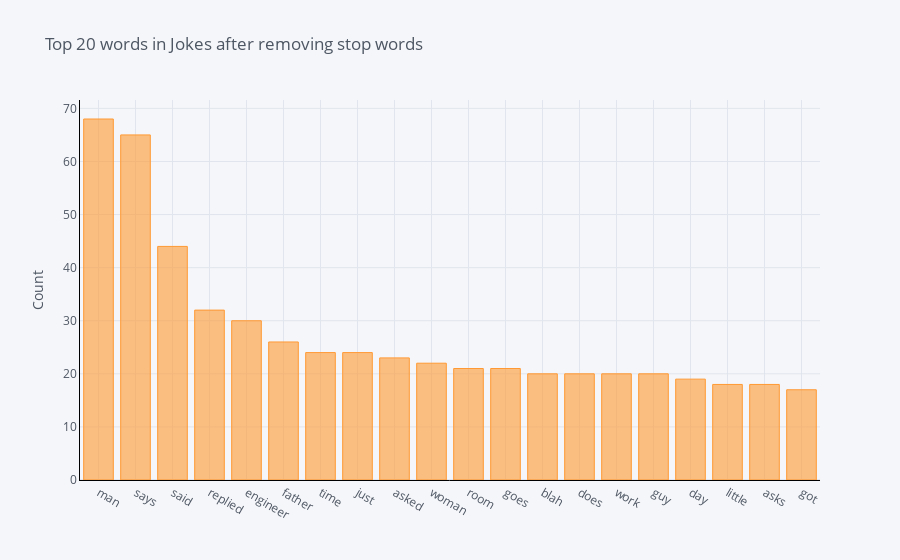

Notebook source saved alongside this figure:
### Code cell
configure_plotly_browser_state()


def get_top_n_words(corpus, n=None):
    vec = CountVectorizer(stop_words = 'english').fit(corpus)
    bag_of_words = vec.transform(corpus)
    sum_words = bag_of_words.sum(axis=0) 
    words_freq = [(word, sum_words[0, idx]) for word, idx in vec.vocabulary_.items()]
    words_freq =sorted(words_freq, key = lambda x: x[1], reverse=True)
    return words_freq[:n]
common_words = get_top_n_words(jokes['jokeText'], 20)
# for word, freq in common_words:
#     print(word, freq)
df2 = pd.DataFrame(common_words, columns = ['ReviewText' , 'count'])
df2.groupby('ReviewText').sum()['count'].sort_values(ascending=False).iplot(
    kind='bar', yTitle='Count', linecolor='black', title='Top 20 words in Jokes after removing stop words')

### Figure 1 — Plotly figure (JSON) as saved in the notebook; plotly's stock layout.template omitted (floating-point values rounded to 4 significant figures)
{"data": [{"marker": {"color": "rgba(255, 153, 51, 0.6)", "line": {"color": "rgba(255, 153, 51, 1.0)", "width": 1}}, "name": "count", "orientation": "v", "text": "", "type": "bar", "x": ["man", "says", "said", "replied", "engineer", "father", "time", "just", "asked", "woman", "room", "goes", "blah", "does", "work", "guy", "day", "little", "asks", "got"], "y": [68, 65, 44, 32, 30, 26, 24, 24, 23, 22, 21, 21, 20, 20, 20, 20, 19, 18, 18, 17]}], "layout": {"legend": {"bgcolor": "#F5F6F9", "font": {"color": "#4D5663"}}, "paper_bgcolor": "#F5F6F9", "plot_bgcolor": "#F5F6F9", "title": {"font": {"color": "#4D5663"}, "text": "Top 20 words in Jokes after removing stop words"}, "xaxis": {"gridcolor": "#E1E5ED", "linecolor": "black", "showgrid": true, "tickfont": {"color": "#4D5663"}, "title": {"font": {"color": "#4D5663"}, "text": ""}, "zerolinecolor": "#E1E5ED"}, "yaxis": {"gridcolor": "#E1E5ED", "linecolor": "black", "showgrid": true, "tickfont": {"color": "#4D5663"}, "title": {"font": {"color": "#4D5663"}, "text": "Count"}, "zerolinecolor": "#E1E5ED"}}}
